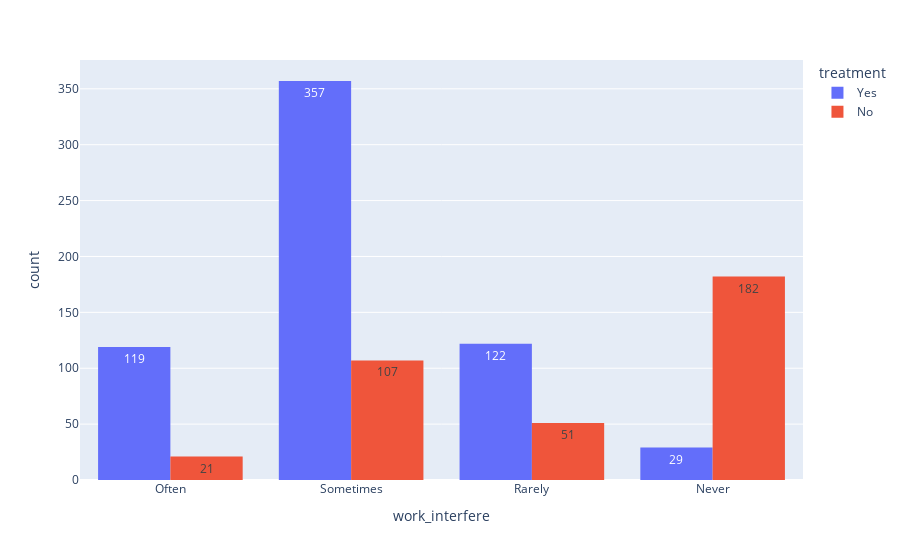

Notebook code for this chart:
### Code cell
px.histogram(df, x = 'work_interfere', color= 'treatment', text_auto=True, barmode = 'group' )

### Figure 1 — Plotly figure (JSON) as saved in the notebook; plotly's stock layout.template omitted (floating-point values rounded to 4 significant figures; data arrays with more than 128 entries replaced by an {"elided": "..."} marker saying what was removed)
{"data": [{"alignmentgroup": "True", "bingroup": "x", "hovertemplate": "treatment=Yes<br>work_interfere=%{x}<br>count=%{y}<extra></extra>", "legendgroup": "Yes", "marker": {"color": "#636efa", "pattern": {"shape": ""}}, "name": "Yes", "offsetgroup": "Yes", "orientation": "v", "showlegend": true, "texttemplate": "%{value}", "type": "histogram", "x": {"elided": "631 str values"}, "xaxis": "x", "yaxis": "y"}, {"alignmentgroup": "True", "bingroup": "x", "hovertemplate": "treatment=No<br>work_interfere=%{x}<br>count=%{y}<extra></extra>", "legendgroup": "No", "marker": {"color": "#EF553B", "pattern": {"shape": ""}}, "name": "No", "offsetgroup": "No", "orientation": "v", "showlegend": true, "texttemplate": "%{value}", "type": "histogram", "x": {"elided": "619 str values"}, "xaxis": "x", "yaxis": "y"}], "layout": {"barmode": "group", "legend": {"title": {"text": "treatment"}, "tracegroupgap": 0}, "margin": {"t": 60}, "xaxis": {"anchor": "y", "domain": [0, 1], "title": {"text": "work_interfere"}}, "yaxis": {"anchor": "x", "domain": [0, 1], "title": {"text": "count"}}}}
